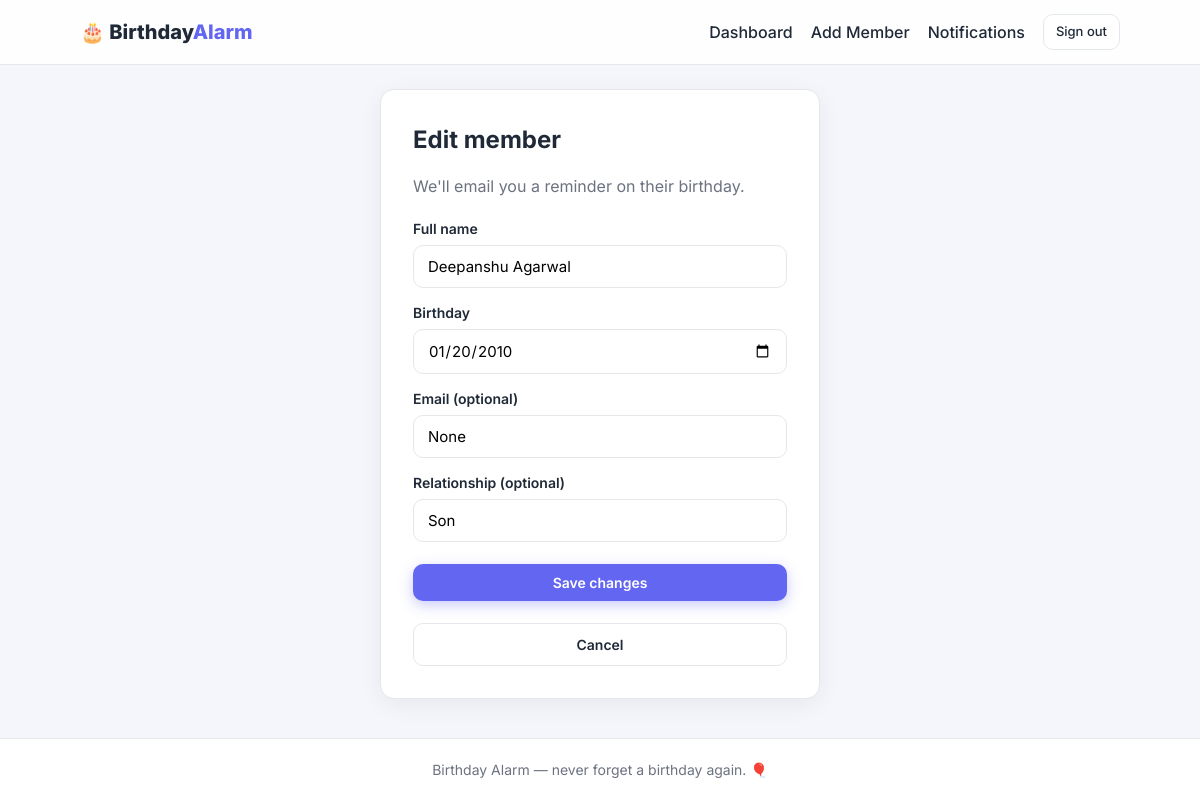
The page /members/1/edit (signed in) on the database its author committed.
### tables this page shows
CREATE TABLE members (
            id           INTEGER PRIMARY KEY AUTOINCREMENT,
            user_id      INTEGER NOT NULL,
            name         TEXT NOT NULL,
            birthday     TEXT NOT NULL,                -- YYYY-MM-DD
            email        TEXT,
            relationship TEXT,
            created_at   TEXT NOT NULL DEFAULT (datetime('now')),
            FOREIGN KEY (user_id) REFERENCES users (id) ON DELETE CASCADE
        );

### app.py (the view, shortened to what this page needs)
@app.route("/members/<int:member_id>/edit", methods=["GET", "POST"])
@login_required
def edit_member(member_id):
    user = current_user()
    conn = get_db()
    member = conn.execute(
        "SELECT * FROM members WHERE id = ? AND user_id = ?", (member_id, user["id"])
    ).fetchone()
    if member is None:
        conn.close()
        flash("Member not found.", "danger")
        return redirect(url_for("dashboard"))
    conn.close()
    return render_template("member_form.html", member=member)

### app.py (called while the page is built)
def login_required(view):
    @functools.wraps(view)
    def wrapped_view(**kwargs):
        if "user_id" not in session:
            flash("Please sign in to continue.", "warning")
            return redirect(url_for("login"))
        return view(**kwargs)
    return wrapped_view

def current_user():
    if "user_id" not in session:
        return None
    conn = get_db()
    try:
        return conn.execute(
            "SELECT * FROM users WHERE id = ?", (session["user_id"],)
        ).fetchone()
    finally:
        conn.close()

@app.context_processor
def inject_globals():
    return {"user": current_user()}

### db.py (called while the page is built)
def get_db():
    conn = sqlite3.connect(Config.DATABASE)
    conn.row_factory = sqlite3.Row
    conn.execute("PRAGMA foreign_keys = ON")
    return conn

### templates/member_form.html (shortened to what this page needs)
{% extends 'base.html' %}
{% block content %}
<div class="auth-card">
  <h2>{{ 'Edit member' if member else 'Add a member' }}</h2>
  <p class="muted">We'll email you a reminder on their birthday.</p>
  <form method="post" class="form">
    <label>Full name
      <input type="text" name="name" required value="{{ member.name if member else request.form.get('name', '') }}">
    </label>
    <label>Birthday
      <input type="date" name="birthday" required value="{{ member.birthday if member else request.form.get('birthday', '') }}">
    </label>
    <label>Email (optional)
      <input type="email" name="email" value="{{ member.email if member else request.form.get('email', '') }}">
    </label>
    <label>Relationship (optional)
      <input type="text" name="relationship" placeholder="Friend, Sister, Colleague..." value="{{ member.relationship if member else request.form.get('relationship', '') }}">
    </label>
    <button type="submit" class="btn btn-primary btn-block">{{ 'Save changes' if member else 'Add member' }}</button>
    <a href="{{ url_for('dashboard') }}" class="btn btn-outline btn-block">Cancel</a>
  </form>
</div>
{% endblock %}

### static/css/style.css (style rules this page uses)
:root { --primary: #6366f1; --primary-dark: #4f46e5; --accent: #8b5cf6; --bg: #f4f6fb; --card: #ffffff; --text: #1f2937; --muted: #6b7280; --border: #e5e7eb; --danger: #ef4444; --success: #10b981; --radius: 14px; --shadow: 0 6px 24px rgba(17, 24, 39, 0.06); }
* { box-sizing: border-box; }
body { margin: 0; font-family: 'Inter', system-ui, -apple-system, sans-serif; background: var(--bg); color: var(--text); line-height: 1.5; min-height: 100vh; display: flex; flex-direction: column; }
.btn { display: inline-block; padding: 10px 18px; border-radius: 10px; font-weight: 600; text-decoration: none; border: none; cursor: pointer; font-size: 14px; font-family: inherit; transition: transform .1s ease, box-shadow .1s ease, background .2s; }
.btn-primary { background: var(--primary); color: #fff; box-shadow: 0 4px 14px rgba(99, 102, 241, .35); }
.btn-outline { background: #fff; color: var(--text); border: 1px solid var(--border); }
.btn-block { display: block; width: 100%; text-align: center; margin-top: 8px; }
.auth-card { max-width: 440px; margin: 24px auto; background: var(--card); border: 1px solid var(--border); border-radius: var(--radius); padding: 32px; box-shadow: var(--shadow); }
.auth-card h2 { margin: 0 0 4px; }
.form { display: flex; flex-direction: column; gap: 14px; margin-top: 20px; }
.form label { display: flex; flex-direction: column; gap: 6px; font-weight: 600; font-size: 14px; }
.form input { padding: 11px 14px; border: 1px solid var(--border); border-radius: 10px; font-size: 15px; font-family: inherit; }
.muted { color: var(--muted); }

### rows shown on the page
members: name "Deepanshu Agarwal", birthday "01/20/2010", relationship "Son"

### other values the page prints
{{ 'Edit member' if member else 'Add a member' }} "Edit member"
{{ 'Save changes' if member else 'Add member' }} "Save changes"
